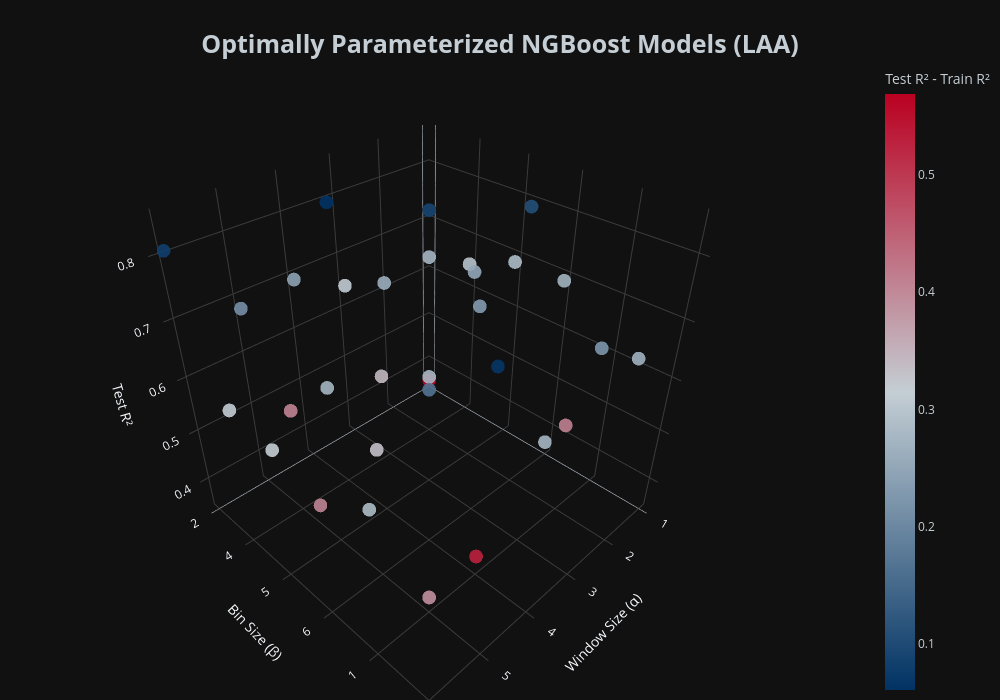

Write notebook code for a chart like this one.
### Code cell
# Plotting NGBoost models across all window and bin combinations

# Drop extreme outliers (four dropped)
ngb_model_stats_df = ngb_model_stats_df[ngb_model_stats_df['test_r2'] > 0.33]

laa_color_scale = [
    [0.0, LAA_NAVY],
    [0.5, LAA_SILVER],
    [1.0, LAA_RED]
]

fig = go.Figure()

fig.add_trace(go.Scatter3d(
    x=ngb_model_stats_df['window'],
    y=ngb_model_stats_df['bin'],
    z=ngb_model_stats_df['test_r2'],
    mode='markers',
    marker=dict(
        size=8,
        color=ngb_model_stats_df['overfitting'],
        colorscale=laa_color_scale,
        opacity=0.9,
        colorbar=dict(
            title=dict(
                text='Test R² - Train R²',
                font=dict(color=LAA_SILVER)
            ),
            tickfont=dict(color=LAA_SILVER)
        ),
        showscale=True
    ),
    text=[
        f"Window: {w}<br>Bin: {b}<br>Test R²: {r:.4f}<br>Overfitting: {m:.4f}" 
        for w, b, r, m in zip(
            ngb_model_stats_df['window'], 
            ngb_model_stats_df['bin'], 
            ngb_model_stats_df['test_r2'], 
            ngb_model_stats_df['overfitting']
            )
    ],
    hovertemplate='%{text}<extra></extra>'
))

fig.update_layout(
    template='plotly_dark',
    paper_bgcolor='#111111',
    title=dict(
        text='<b>Optimally Parameterized NGBoost Models (LAA)</b>',
        font={'size': 25, 'color': LAA_SILVER},
        x=0.5,
        xanchor='center',
        y=0.95,        
        yanchor='top' 
    ),
    scene=dict(
        xaxis_title='Window Size (α)',
        yaxis_title='Bin Size (β)',
        zaxis_title='Test R²',
        xaxis=dict(gridcolor='rgb(60, 60, 60)', showbackground=False),
        yaxis=dict(gridcolor='rgb(60, 60, 60)', showbackground=False),
        zaxis=dict(gridcolor='rgb(60, 60, 60)', showbackground=False),
        bgcolor='#111111',
        aspectmode='cube'
    ),
    width=1000,
    height=700,
    margin=dict(l=0, r=0, b=0, t=60),
    showlegend=False
)

fig.show()

### Figure 1 — Plotly figure (JSON) as saved in the notebook; plotly's stock layout.template omitted (floating-point values rounded to 4 significant figures)
{"data": [{"hovertemplate": "%{text}<extra></extra>", "marker": {"color": [0.5691, 0.2971, 0.285, 0.2722, 0.4094, 0.268, 0.274, 0.2507, 0.1057, 0.3123, 0.2227, 0.2631, 0.09088, 0.2322, 0.5291, 0.2424, 0.2753, 0.06043, 0.3421, 0.2785, 0.1678, 0.2125, 0.06761, 0.4077, 0.275, 0.3335, 0.2849, 0.08084, 0.3913, 0.3131, 0.3143, 0.4054], "colorbar": {"tickfont": {"color": "#C4CED4"}, "title": {"font": {"color": "#C4CED4"}, "text": "Test R² - Train R²"}}, "colorscale": [[0, "#003263"], [0.5, "#C4CED4"], [1, "#BA0021"]], "opacity": 0.9, "showscale": true, "size": 8}, "mode": "markers", "text": ["Window: 1<br>Bin: 2<br>Test R²: 0.3563<br>Overfitting: 0.5691", "Window: 1<br>Bin: 4<br>Test R²: 0.6496<br>Overfitting: 0.2971", "Window: 1<br>Bin: 5<br>Test R²: 0.6883<br>Overfitting: 0.2850", "Window: 1<br>Bin: 6<br>Test R²: 0.6911<br>Overfitting: 0.2722", "Window: 2<br>Bin: 1<br>Test R²: 0.5172<br>Overfitting: 0.4094", "Window: 2<br>Bin: 3<br>Test R²: 0.6857<br>Overfitting: 0.2680", "Window: 2<br>Bin: 4<br>Test R²: 0.6971<br>Overfitting: 0.2740", "Window: 2<br>Bin: 5<br>Test R²: 0.7061<br>Overfitting: 0.2507", "Window: 2<br>Bin: 6<br>Test R²: 0.8408<br>Overfitting: 0.1057", "Window: 3<br>Bin: 2<br>Test R²: 0.6452<br>Overfitting: 0.3123", "Window: 3<br>Bin: 3<br>Test R²: 0.7468<br>Overfitting: 0.2227", "Window: 3<br>Bin: 4<br>Test R²: 0.6873<br>Overfitting: 0.2631", "Window: 3<br>Bin: 5<br>Test R²: 0.8356<br>Overfitting: 0.0909", "Window: 3<br>Bin: 6<br>Test R²: 0.7254<br>Overfitting: 0.2322", "Window: 4<br>Bin: 1<br>Test R²: 0.3802<br>Overfitting: 0.5291", "Window: 4<br>Bin: 2<br>Test R²: 0.6932<br>Overfitting: 0.2424", "Window: 4<br>Bin: 3<br>Test R²: 0.6579<br>Overfitting: 0.2753", "Window: 4<br>Bin: 4<br>Test R²: 0.8469<br>Overfitting: 0.0604", "Window: 4<br>Bin: 5<br>Test R²: 0.6085<br>Overfitting: 0.3421", "Window: 4<br>Bin: 6<br>Test R²: 0.6560<br>Overfitting: 0.2785", "Window: 5<br>Bin: 1<br>Test R²: 0.7355<br>Overfitting: 0.1678", "Window: 5<br>Bin: 2<br>Test R²: 0.6818<br>Overfitting: 0.2125", "Window: 5<br>Bin: 3<br>Test R²: 0.8148<br>Overfitting: 0.0676", "Window: 5<br>Bin: 4<br>Test R²: 0.5452<br>Overfitting: 0.4077", "Window: 5<br>Bin: 5<br>Test R²: 0.6379<br>Overfitting: 0.2750", "Window: 5<br>Bin: 6<br>Test R²: 0.5867<br>Overfitting: 0.3335", "Window: 6<br>Bin: 1<br>Test R²: 0.6142<br>Overfitting: 0.2849", "Window: 6<br>Bin: 2<br>Test R²: 0.8085<br>Overfitting: 0.0808", "Window: 6<br>Bin: 3<br>Test R²: 0.5444<br>Overfitting: 0.3913", "Window: 6<br>Bin: 4<br>Test R²: 0.5992<br>Overfitting: 0.3131", "Window: 6<br>Bin: 5<br>Test R²: 0.5862<br>Overfitting: 0.3143", "Window: 6<br>Bin: 6<br>Test R²: 0.5530<br>Overfitting: 0.4054"], "type": "scatter3d", "x": ["1", "1", "1", "1", "2", "2", "2", "2", "2", "3", "3", "3", "3", "3", "4", "4", "4", "4", "4", "4", "5", "5", "5", "5", "5", "5", "6", "6", "6", "6", "6", "6"], "y": ["2", "4", "5", "6", "1", "3", "4", "5", "6", "2", "3", "4", "5", "6", "1", "2", "3", "4", "5", "6", "1", "2", "3", "4", "5", "6", "1", "2", "3", "4", "5", "6"], "z": [0.3563, 0.6496, 0.6883, 0.6911, 0.5172, 0.6857, 0.6971, 0.7061, 0.8408, 0.6452, 0.7468, 0.6873, 0.8356, 0.7254, 0.3802, 0.6932, 0.6579, 0.8469, 0.6085, 0.656, 0.7355, 0.6818, 0.8148, 0.5452, 0.6379, 0.5867, 0.6142, 0.8085, 0.5444, 0.5992, 0.5862, 0.553]}], "layout": {"height": 700, "margin": {"b": 0, "l": 0, "r": 0, "t": 60}, "paper_bgcolor": "#111111", "scene": {"aspectmode": "cube", "bgcolor": "#111111", "xaxis": {"gridcolor": "rgb(60, 60, 60)", "showbackground": false, "title": {"text": "Window Size (α)"}}, "yaxis": {"gridcolor": "rgb(60, 60, 60)", "showbackground": false, "title": {"text": "Bin Size (β)"}}, "zaxis": {"gridcolor": "rgb(60, 60, 60)", "showbackground": false, "title": {"text": "Test R²"}}}, "showlegend": false, "title": {"font": {"color": "#C4CED4", "size": 25}, "text": "<b>Optimally Parameterized NGBoost Models (LAA)</b>", "x": 0.5, "xanchor": "center", "y": 0.95, "yanchor": "top"}, "width": 1000}}
